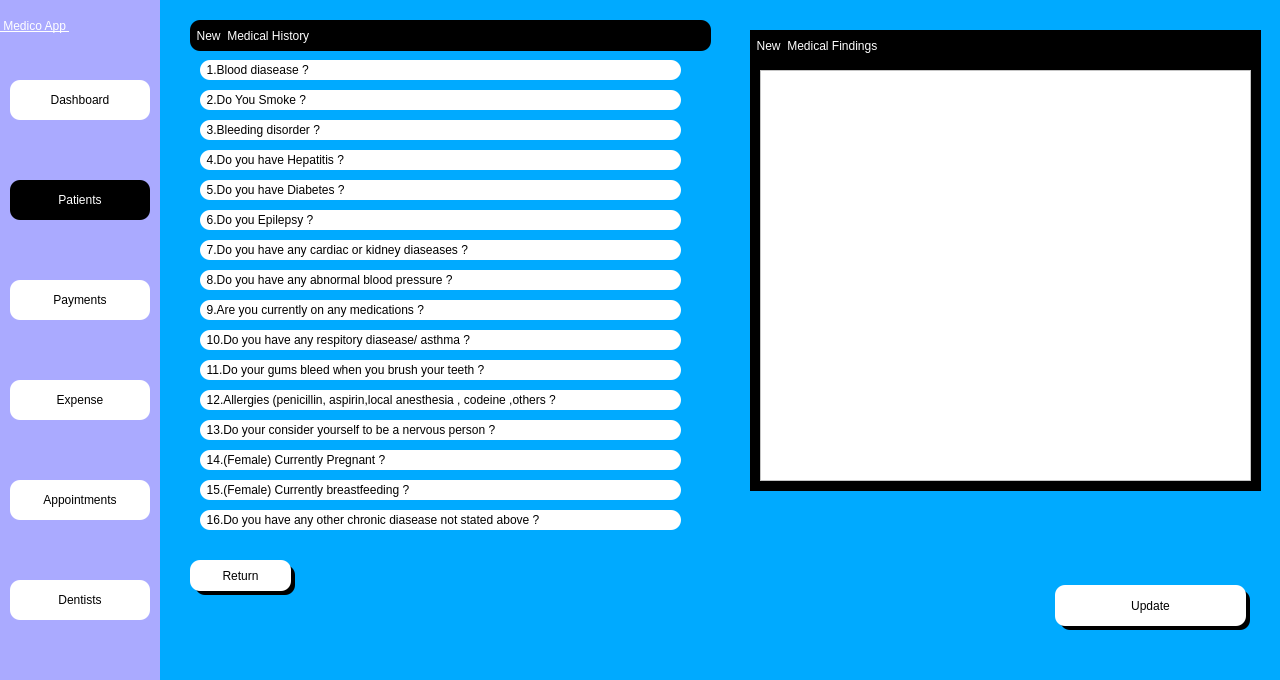
<?xml version="1.0" encoding="UTF-8"?>
<ui version="4.0">
 <class>Dialog</class>
 <widget class="QDialog" name="Dialog">
  <property name="geometry">
   <rect>
    <x>0</x>
    <y>0</y>
    <width>1280</width>
    <height>680</height>
   </rect>
  </property>
  <property name="windowTitle">
   <string>Dialog</string>
  </property>
  <property name="styleSheet">
   <string notr="true">background-color: rgb(0, 170, 255);</string>
  </property>
  <widget class="QWidget" name="side_bar" native="true">
   <property name="geometry">
    <rect>
     <x>0</x>
     <y>0</y>
     <width>160</width>
     <height>681</height>
    </rect>
   </property>
   <property name="styleSheet">
    <string notr="true">background-color: rgb(170, 170, 255);</string>
   </property>
   <widget class="QPushButton" name="dash_btn">
    <property name="geometry">
     <rect>
      <x>10</x>
      <y>80</y>
      <width>140</width>
      <height>40</height>
     </rect>
    </property>
    <property name="styleSheet">
     <string notr="true">QPushButton{


font:  14pt &quot;Segoe UI &quot;;
background-color: rgb(255, 255, 255);
border-top-left-radius:10px;
border-bottom-left-radius:10px;
border-top-right-radius:10px;
border-bottom-right-radius:10px;}
QPushButton:hover{
	background-color: rgb(161, 161, 161);
	color: rgb(255, 255, 255);
}QPushButton:focus{
	background-color: rgb(161, 161, 161);
	color: rgb(255, 255, 255);
}</string>
    </property>
    <property name="text">
     <string>Dashboard</string>
    </property>
    <property name="icon">
     <iconset>
      <normaloff>../Medico_modern/dashboard.png</normaloff>../Medico_modern/dashboard.png</iconset>
    </property>
   </widget>
   <widget class="QPushButton" name="appointment_btn">
    <property name="geometry">
     <rect>
      <x>10</x>
      <y>480</y>
      <width>140</width>
      <height>40</height>
     </rect>
    </property>
    <property name="styleSheet">
     <string notr="true">QPushButton{


font:  14pt &quot;Segoe UI &quot;;
background-color: rgb(255, 255, 255);
border-top-left-radius:10px;
border-bottom-left-radius:10px;
border-top-right-radius:10px;
border-bottom-right-radius:10px;}
QPushButton:hover{
	background-color: rgb(161, 161, 161);
	color: rgb(255, 255, 255);
}QPushButton:focus{
	background-color: rgb(161, 161, 161);
	color: rgb(255, 255, 255);
}</string>
    </property>
    <property name="text">
     <string>Appointments</string>
    </property>
    <property name="icon">
     <iconset>
      <normaloff>../Medico_modern/appointmentdownload (1).png</normaloff>../Medico_modern/appointmentdownload (1).png</iconset>
    </property>
   </widget>
   <widget class="QPushButton" name="dentist_btn">
    <property name="geometry">
     <rect>
      <x>10</x>
      <y>580</y>
      <width>140</width>
      <height>40</height>
     </rect>
    </property>
    <property name="styleSheet">
     <string notr="true">QPushButton{


font:  14pt &quot;Segoe UI &quot;;
background-color: rgb(255, 255, 255);
border-top-left-radius:10px;
border-bottom-left-radius:10px;
border-top-right-radius:10px;
border-bottom-right-radius:10px;}
QPushButton:hover{
	background-color: rgb(161, 161, 161);
	color: rgb(255, 255, 255);
}QPushButton:focus{
	background-color: rgb(161, 161, 161);
	color: rgb(255, 255, 255);
}</string>
    </property>
    <property name="text">
     <string>Dentists</string>
    </property>
    <property name="icon">
     <iconset>
      <normaloff>../Medico_modern/dentistimages.png</normaloff>../Medico_modern/dentistimages.png</iconset>
    </property>
   </widget>
   <widget class="QPushButton" name="payment_btn">
    <property name="geometry">
     <rect>
      <x>10</x>
      <y>280</y>
      <width>140</width>
      <height>40</height>
     </rect>
    </property>
    <property name="styleSheet">
     <string notr="true">QPushButton{


font:  14pt &quot;Segoe UI &quot;;
background-color: rgb(255, 255, 255);
border-top-left-radius:10px;
border-bottom-left-radius:10px;
border-top-right-radius:10px;
border-bottom-right-radius:10px;}
QPushButton:hover{
	background-color: rgb(161, 161, 161);
	color: rgb(255, 255, 255);
}QPushButton:focus{
	background-color: rgb(161, 161, 161);
	color: rgb(255, 255, 255);
}</string>
    </property>
    <property name="text">
     <string>Payments</string>
    </property>
    <property name="icon">
     <iconset>
      <normaloff>../Medico_modern/billingdownload (1).png</normaloff>../Medico_modern/billingdownload (1).png</iconset>
    </property>
   </widget>
   <widget class="QPushButton" name="expense_btn">
    <property name="geometry">
     <rect>
      <x>10</x>
      <y>380</y>
      <width>140</width>
      <height>40</height>
     </rect>
    </property>
    <property name="styleSheet">
     <string notr="true">QPushButton{


font:  14pt &quot;Segoe UI &quot;;
background-color: rgb(255, 255, 255);
border-top-left-radius:10px;
border-bottom-left-radius:10px;
border-top-right-radius:10px;
border-bottom-right-radius:10px;}
QPushButton:hover{
	background-color: rgb(161, 161, 161);
	color: rgb(255, 255, 255);
}QPushButton:focus{
	background-color: rgb(161, 161, 161);
	color: rgb(255, 255, 255);
}</string>
    </property>
    <property name="text">
     <string>Expense</string>
    </property>
    <property name="icon">
     <iconset>
      <normaloff>../Medico_modern/billingdownload (1).png</normaloff>../Medico_modern/billingdownload (1).png</iconset>
    </property>
   </widget>
   <widget class="QLabel" name="label_6">
    <property name="geometry">
     <rect>
      <x>0</x>
      <y>0</y>
      <width>161</width>
      <height>51</height>
     </rect>
    </property>
    <property name="focusPolicy">
     <enum>Qt::NoFocus</enum>
    </property>
    <property name="styleSheet">
     <string notr="true">font: 20pt &quot;MS Shell Dlg 2&quot;;
font: 75 20pt &quot;MS Shell Dlg 2&quot;;
text-decoration: underline;
font: 22pt &quot;MS Shell Dlg 2&quot;;
background-color: rgba(255, 255, 255,0);
color: rgb(255, 255, 255);
</string>
    </property>
    <property name="text">
     <string> Medico App </string>
    </property>
   </widget>
  </widget>
  <widget class="QPushButton" name="patient_btn">
   <property name="geometry">
    <rect>
     <x>10</x>
     <y>180</y>
     <width>140</width>
     <height>40</height>
    </rect>
   </property>
   <property name="styleSheet">
    <string notr="true">
QPushButton{


font:  14pt &quot;Segoe UI &quot;;
background-color: rgb(255, 255, 255);
border-top-left-radius:10px;
border-bottom-left-radius:10px;
border-top-right-radius:10px;
border-bottom-right-radius:10px;

	background-color: rgb(0, 0, 0);
	color: rgb(255, 255, 255);
}

QPushButton:hover{
	background-color: rgb(161, 161, 161);
	color: rgb(255, 255, 255);
}
QPushButton:focus{
	background-color: rgb(0, 0, 0);
	color: rgb(255, 255, 255);
}</string>
   </property>
   <property name="text">
    <string>Patients</string>
   </property>
   <property name="icon">
    <iconset>
     <normaloff>../Medico_modern/patientdownload .png</normaloff>../Medico_modern/patientdownload .png</iconset>
   </property>
  </widget>
  <widget class="QWidget" name="widget" native="true">
   <property name="geometry">
    <rect>
     <x>190</x>
     <y>20</y>
     <width>521</width>
     <height>521</height>
    </rect>
   </property>
   <property name="styleSheet">
    <string notr="true">font: 12pt &quot;MS Shell Dlg 2&quot;;

border-top-left-radius:10px;
border-bottom-left-radius:10px;
border-top-right-radius:10px;
border-bottom-right-radius:10px;
background-color: rgba(0, 0, 0,.5);
color: rgb(255, 255, 255);</string>
   </property>
   <widget class="QLabel" name="q1">
    <property name="geometry">
     <rect>
      <x>10</x>
      <y>40</y>
      <width>481</width>
      <height>20</height>
     </rect>
    </property>
    <property name="styleSheet">
     <string notr="true">color: rgb(0, 0, 0);
background-color: rgb(255, 255, 255);



font:  12pt &quot;Segoe UI &quot;;</string>
    </property>
    <property name="text">
     <string>  1.Blood diasease ?</string>
    </property>
   </widget>
   <widget class="QCheckBox" name="q1_y_check">
    <property name="geometry">
     <rect>
      <x>500</x>
      <y>40</y>
      <width>16</width>
      <height>20</height>
     </rect>
    </property>
    <property name="styleSheet">
     <string notr="true">QCheckBox{
	background-color: rgba(0, 0, 0,0);
}
QCheckBox:focus{
	background-color: rgb(161, 161, 161);
	color: rgb(255, 255, 255);
}</string>
    </property>
    <property name="text">
     <string/>
    </property>
   </widget>
   <widget class="QLabel" name="q2">
    <property name="geometry">
     <rect>
      <x>10</x>
      <y>70</y>
      <width>481</width>
      <height>20</height>
     </rect>
    </property>
    <property name="styleSheet">
     <string notr="true">color: rgb(0, 0, 0);
background-color: rgb(255, 255, 255);



font:  12pt &quot;Segoe UI &quot;;</string>
    </property>
    <property name="text">
     <string>  2.Do You Smoke ?</string>
    </property>
   </widget>
   <widget class="QCheckBox" name="q2_y_check">
    <property name="geometry">
     <rect>
      <x>500</x>
      <y>70</y>
      <width>16</width>
      <height>20</height>
     </rect>
    </property>
    <property name="styleSheet">
     <string notr="true">QCheckBox{
	background-color: rgba(0, 0, 0,0);
}
QCheckBox:focus{
	background-color: rgb(161, 161, 161);
	color: rgb(255, 255, 255);
}</string>
    </property>
    <property name="text">
     <string/>
    </property>
   </widget>
   <widget class="QLabel" name="q3">
    <property name="geometry">
     <rect>
      <x>10</x>
      <y>100</y>
      <width>481</width>
      <height>20</height>
     </rect>
    </property>
    <property name="styleSheet">
     <string notr="true">color: rgb(0, 0, 0);
background-color: rgb(255, 255, 255);



font:  12pt &quot;Segoe UI &quot;;</string>
    </property>
    <property name="text">
     <string>  3.Bleeding disorder ?</string>
    </property>
   </widget>
   <widget class="QCheckBox" name="q3_y_check">
    <property name="geometry">
     <rect>
      <x>500</x>
      <y>100</y>
      <width>16</width>
      <height>20</height>
     </rect>
    </property>
    <property name="styleSheet">
     <string notr="true">QCheckBox{
	background-color: rgba(0, 0, 0,0);
}
QCheckBox:focus{
	background-color: rgb(161, 161, 161);
	color: rgb(255, 255, 255);
}</string>
    </property>
    <property name="text">
     <string/>
    </property>
   </widget>
   <widget class="QLabel" name="q4">
    <property name="geometry">
     <rect>
      <x>10</x>
      <y>130</y>
      <width>481</width>
      <height>20</height>
     </rect>
    </property>
    <property name="styleSheet">
     <string notr="true">color: rgb(0, 0, 0);
background-color: rgb(255, 255, 255);



font:  12pt &quot;Segoe UI &quot;;</string>
    </property>
    <property name="text">
     <string>  4.Do you have Hepatitis ?</string>
    </property>
   </widget>
   <widget class="QCheckBox" name="q4_y_check">
    <property name="geometry">
     <rect>
      <x>500</x>
      <y>130</y>
      <width>16</width>
      <height>20</height>
     </rect>
    </property>
    <property name="styleSheet">
     <string notr="true">QCheckBox{
	background-color: rgba(0, 0, 0,0);
}
QCheckBox:focus{
	background-color: rgb(161, 161, 161);
	color: rgb(255, 255, 255);
}</string>
    </property>
    <property name="text">
     <string/>
    </property>
   </widget>
   <widget class="QLabel" name="q5">
    <property name="geometry">
     <rect>
      <x>10</x>
      <y>160</y>
      <width>481</width>
      <height>20</height>
     </rect>
    </property>
    <property name="styleSheet">
     <string notr="true">color: rgb(0, 0, 0);
background-color: rgb(255, 255, 255);



font:  12pt &quot;Segoe UI &quot;;</string>
    </property>
    <property name="text">
     <string>  5.Do you have Diabetes ?</string>
    </property>
   </widget>
   <widget class="QCheckBox" name="q5_y_check">
    <property name="geometry">
     <rect>
      <x>500</x>
      <y>160</y>
      <width>16</width>
      <height>20</height>
     </rect>
    </property>
    <property name="styleSheet">
     <string notr="true">QCheckBox{
	background-color: rgba(0, 0, 0,0);
}
QCheckBox:focus{
	background-color: rgb(161, 161, 161);
	color: rgb(255, 255, 255);
}</string>
    </property>
    <property name="text">
     <string/>
    </property>
   </widget>
   <widget class="QLabel" name="q6">
    <property name="geometry">
     <rect>
      <x>10</x>
      <y>190</y>
      <width>481</width>
      <height>20</height>
     </rect>
    </property>
    <property name="styleSheet">
     <string notr="true">color: rgb(0, 0, 0);
background-color: rgb(255, 255, 255);



font:  12pt &quot;Segoe UI &quot;;</string>
    </property>
    <property name="text">
     <string>  6.Do you Epilepsy ?</string>
    </property>
   </widget>
   <widget class="QCheckBox" name="q6_y_check">
    <property name="geometry">
     <rect>
      <x>500</x>
      <y>190</y>
      <width>16</width>
      <height>20</height>
     </rect>
    </property>
    <property name="styleSheet">
     <string notr="true">QCheckBox{
	background-color: rgba(0, 0, 0,0);
}
QCheckBox:focus{
	background-color: rgb(161, 161, 161);
	color: rgb(255, 255, 255);
}</string>
    </property>
    <property name="text">
     <string/>
    </property>
   </widget>
   <widget class="QLabel" name="q7">
    <property name="geometry">
     <rect>
      <x>10</x>
      <y>220</y>
      <width>481</width>
      <height>20</height>
     </rect>
    </property>
    <property name="styleSheet">
     <string notr="true">color: rgb(0, 0, 0);
background-color: rgb(255, 255, 255);



font:  12pt &quot;Segoe UI &quot;;</string>
    </property>
    <property name="text">
     <string>  7.Do you have any cardiac or kidney diaseases ?</string>
    </property>
   </widget>
   <widget class="QCheckBox" name="q7_y_check">
    <property name="geometry">
     <rect>
      <x>500</x>
      <y>220</y>
      <width>16</width>
      <height>20</height>
     </rect>
    </property>
    <property name="styleSheet">
     <string notr="true">QCheckBox{
	background-color: rgba(0, 0, 0,0);
}
QCheckBox:focus{
	background-color: rgb(161, 161, 161);
	color: rgb(255, 255, 255);
}</string>
    </property>
    <property name="text">
     <string/>
    </property>
   </widget>
   <widget class="QLabel" name="q8">
    <property name="geometry">
     <rect>
      <x>10</x>
      <y>250</y>
      <width>481</width>
      <height>20</height>
     </rect>
    </property>
    <property name="styleSheet">
     <string notr="true">color: rgb(0, 0, 0);
background-color: rgb(255, 255, 255);



font:  12pt &quot;Segoe UI &quot;;</string>
    </property>
    <property name="text">
     <string>  8.Do you have any abnormal blood pressure ?</string>
    </property>
   </widget>
   <widget class="QCheckBox" name="q8_y_check">
    <property name="geometry">
     <rect>
      <x>500</x>
      <y>250</y>
      <width>16</width>
      <height>20</height>
     </rect>
    </property>
    <property name="styleSheet">
     <string notr="true">QCheckBox{
	background-color: rgba(0, 0, 0,0);
}
QCheckBox:focus{
	background-color: rgb(161, 161, 161);
	color: rgb(255, 255, 255);
}</string>
    </property>
    <property name="text">
     <string/>
    </property>
   </widget>
   <widget class="QLabel" name="q9">
    <property name="geometry">
     <rect>
      <x>10</x>
      <y>280</y>
      <width>481</width>
      <height>20</height>
     </rect>
    </property>
    <property name="styleSheet">
     <string notr="true">color: rgb(0, 0, 0);
background-color: rgb(255, 255, 255);



font:  12pt &quot;Segoe UI &quot;;</string>
    </property>
    <property name="text">
     <string>  9.Are you currently on any medications ?</string>
    </property>
   </widget>
   <widget class="QCheckBox" name="q9_y_check">
    <property name="geometry">
     <rect>
      <x>500</x>
      <y>280</y>
      <width>16</width>
      <height>20</height>
     </rect>
    </property>
    <property name="styleSheet">
     <string notr="true">QCheckBox{
	background-color: rgba(0, 0, 0,0);
}
QCheckBox:focus{
	background-color: rgb(161, 161, 161);
	color: rgb(255, 255, 255);
}</string>
    </property>
    <property name="text">
     <string/>
    </property>
   </widget>
   <widget class="QLabel" name="q10">
    <property name="geometry">
     <rect>
      <x>10</x>
      <y>310</y>
      <width>481</width>
      <height>20</height>
     </rect>
    </property>
    <property name="styleSheet">
     <string notr="true">color: rgb(0, 0, 0);
background-color: rgb(255, 255, 255);



font:  12pt &quot;Segoe UI &quot;;</string>
    </property>
    <property name="text">
     <string>  10.Do you have any respitory diasease/ asthma ?</string>
    </property>
   </widget>
   <widget class="QCheckBox" name="q10_y_check">
    <property name="geometry">
     <rect>
      <x>500</x>
      <y>310</y>
      <width>16</width>
      <height>20</height>
     </rect>
    </property>
    <property name="styleSheet">
     <string notr="true">QCheckBox{
	background-color: rgba(0, 0, 0,0);
}
QCheckBox:focus{
	background-color: rgb(161, 161, 161);
	color: rgb(255, 255, 255);
}</string>
    </property>
    <property name="text">
     <string/>
    </property>
   </widget>
   <widget class="QLabel" name="q11">
    <property name="geometry">
     <rect>
      <x>10</x>
      <y>340</y>
      <width>481</width>
      <height>20</height>
     </rect>
    </property>
    <property name="styleSheet">
     <string notr="true">color: rgb(0, 0, 0);
background-color: rgb(255, 255, 255);



font:  12pt &quot;Segoe UI &quot;;</string>
    </property>
    <property name="text">
     <string>  11.Do your gums bleed when you brush your teeth ?</string>
    </property>
   </widget>
   <widget class="QCheckBox" name="q11_y_check">
    <property name="geometry">
     <rect>
      <x>500</x>
      <y>340</y>
      <width>16</width>
      <height>20</height>
     </rect>
    </property>
    <property name="styleSheet">
     <string notr="true">QCheckBox{
	background-color: rgba(0, 0, 0,0);
}
QCheckBox:focus{
	background-color: rgb(161, 161, 161);
	color: rgb(255, 255, 255);
}</string>
    </property>
    <property name="text">
     <string/>
    </property>
   </widget>
   <widget class="QLabel" name="q12">
    <property name="geometry">
     <rect>
      <x>10</x>
      <y>370</y>
      <width>481</width>
      <height>20</height>
     </rect>
    </property>
    <property name="styleSheet">
     <string notr="true">color: rgb(0, 0, 0);
background-color: rgb(255, 255, 255);



font:  12pt &quot;Segoe UI &quot;;</string>
    </property>
    <property name="text">
     <string>  12.Allergies (penicillin, aspirin,local anesthesia , codeine ,others ?</string>
    </property>
   </widget>
   <widget class="QCheckBox" name="q12_y_check">
    <property name="geometry">
     <rect>
      <x>500</x>
      <y>370</y>
      <width>16</width>
      <height>20</height>
     </rect>
    </property>
    <property name="styleSheet">
     <string notr="true">QCheckBox{
	background-color: rgba(0, 0, 0,0);
}
QCheckBox:focus{
	background-color: rgb(161, 161, 161);
	color: rgb(255, 255, 255);
}</string>
    </property>
    <property name="text">
     <string/>
    </property>
   </widget>
   <widget class="QLabel" name="q13">
    <property name="geometry">
     <rect>
      <x>10</x>
      <y>400</y>
      <width>481</width>
      <height>20</height>
     </rect>
    </property>
    <property name="styleSheet">
     <string notr="true">color: rgb(0, 0, 0);
background-color: rgb(255, 255, 255);



font:  12pt &quot;Segoe UI &quot;;</string>
    </property>
    <property name="text">
     <string>  13.Do your consider yourself to be a nervous person ?</string>
    </property>
   </widget>
   <widget class="QCheckBox" name="q13_y_check">
    <property name="geometry">
     <rect>
      <x>500</x>
      <y>400</y>
      <width>16</width>
      <height>20</height>
     </rect>
    </property>
    <property name="styleSheet">
     <string notr="true">QCheckBox{
	background-color: rgba(0, 0, 0,0);
}
QCheckBox:focus{
	background-color: rgb(161, 161, 161);
	color: rgb(255, 255, 255);
}</string>
    </property>
    <property name="text">
     <string/>
    </property>
   </widget>
   <widget class="QLabel" name="q14">
    <property name="geometry">
     <rect>
      <x>10</x>
      <y>430</y>
      <width>481</width>
      <height>20</height>
     </rect>
    </property>
    <property name="styleSheet">
     <string notr="true">color: rgb(0, 0, 0);
background-color: rgb(255, 255, 255);



font:  12pt &quot;Segoe UI &quot;;</string>
    </property>
    <property name="text">
     <string>  14.(Female) Currently Pregnant ?</string>
    </property>
   </widget>
   <widget class="QCheckBox" name="q14_y_check">
    <property name="geometry">
     <rect>
      <x>500</x>
      <y>430</y>
      <width>16</width>
      <height>20</height>
     </rect>
    </property>
    <property name="styleSheet">
     <string notr="true">QCheckBox{
	background-color: rgba(0, 0, 0,0);
}
QCheckBox:focus{
	background-color: rgb(161, 161, 161);
	color: rgb(255, 255, 255);
}</string>
    </property>
    <property name="text">
     <string/>
    </property>
   </widget>
   <widget class="QLabel" name="q15">
    <property name="geometry">
     <rect>
      <x>10</x>
      <y>460</y>
      <width>481</width>
      <height>20</height>
     </rect>
    </property>
    <property name="styleSheet">
     <string notr="true">color: rgb(0, 0, 0);
background-color: rgb(255, 255, 255);



font:  12pt &quot;Segoe UI &quot;;</string>
    </property>
    <property name="text">
     <string>  15.(Female) Currently breastfeeding ?</string>
    </property>
   </widget>
   <widget class="QCheckBox" name="q15_y_check">
    <property name="geometry">
     <rect>
      <x>500</x>
      <y>460</y>
      <width>16</width>
      <height>20</height>
     </rect>
    </property>
    <property name="styleSheet">
     <string notr="true">QCheckBox{
	background-color: rgba(0, 0, 0,0);
}
QCheckBox:focus{
	background-color: rgb(161, 161, 161);
	color: rgb(255, 255, 255);
}</string>
    </property>
    <property name="text">
     <string/>
    </property>
   </widget>
   <widget class="QLabel" name="q16">
    <property name="geometry">
     <rect>
      <x>10</x>
      <y>490</y>
      <width>481</width>
      <height>20</height>
     </rect>
    </property>
    <property name="styleSheet">
     <string notr="true">color: rgb(0, 0, 0);
background-color: rgb(255, 255, 255);



font:  12pt &quot;Segoe UI &quot;;</string>
    </property>
    <property name="text">
     <string>  16.Do you have any other chronic diasease not stated above ?</string>
    </property>
   </widget>
   <widget class="QCheckBox" name="q16_y_check">
    <property name="geometry">
     <rect>
      <x>500</x>
      <y>490</y>
      <width>16</width>
      <height>20</height>
     </rect>
    </property>
    <property name="styleSheet">
     <string notr="true">QCheckBox{
	background-color: rgba(0, 0, 0,0);
}
QCheckBox:focus{
	background-color: rgb(161, 161, 161);
	color: rgb(255, 255, 255);
}</string>
    </property>
    <property name="text">
     <string/>
    </property>
   </widget>
   <widget class="QLabel" name="findings_label_2">
    <property name="geometry">
     <rect>
      <x>0</x>
      <y>0</y>
      <width>521</width>
      <height>31</height>
     </rect>
    </property>
    <property name="styleSheet">
     <string notr="true">
color: rgb(255, 255, 255);
background-color: rgb(0, 0, 0);

font:  14pt &quot;Segoe UI &quot;;</string>
    </property>
    <property name="text">
     <string>  New  Medical History</string>
    </property>
   </widget>
  </widget>
  <widget class="QPushButton" name="save_pat">
   <property name="geometry">
    <rect>
     <x>1055</x>
     <y>585</y>
     <width>191</width>
     <height>41</height>
    </rect>
   </property>
   <property name="styleSheet">
    <string notr="true">QPushButton{


font:  14pt &quot;Segoe UI &quot;;
background-color: rgb(255, 255, 255);
border-top-left-radius:10px;
border-bottom-left-radius:10px;
border-top-right-radius:10px;
border-bottom-right-radius:10px;}
QPushButton:hover{
	background-color: rgb(161, 161, 161);
	color: rgb(255, 255, 255);
}QPushButton:focus{
	background-color: rgb(161, 161, 161);
	color: rgb(255, 255, 255);
}</string>
   </property>
   <property name="text">
    <string>Update</string>
   </property>
  </widget>
  <widget class="QPushButton" name="return_btn">
   <property name="geometry">
    <rect>
     <x>190</x>
     <y>560</y>
     <width>101</width>
     <height>31</height>
    </rect>
   </property>
   <property name="styleSheet">
    <string notr="true">QPushButton{


font:  14pt &quot;Segoe UI &quot;;
background-color: rgb(255, 255, 255);
border-top-left-radius:10px;
border-bottom-left-radius:10px;
border-top-right-radius:10px;
border-bottom-right-radius:10px;}
QPushButton:hover{
	background-color: rgb(161, 161, 161);
	color: rgb(255, 255, 255);
}QPushButton:focus{
	background-color: rgb(161, 161, 161);
	color: rgb(255, 255, 255);
}</string>
   </property>
   <property name="text">
    <string>Return</string>
   </property>
  </widget>
  <widget class="QLabel" name="label">
   <property name="geometry">
    <rect>
     <x>0</x>
     <y>-10</y>
     <width>1280</width>
     <height>720</height>
    </rect>
   </property>
   <property name="text">
    <string/>
   </property>
   <property name="pixmap">
    <pixmap>../Images/daniel-frank-wKbWAMlHgNo-unsplash.jpg</pixmap>
   </property>
   <property name="scaledContents">
    <bool>true</bool>
   </property>
  </widget>
  <widget class="QLabel" name="label_4">
   <property name="geometry">
    <rect>
     <x>195</x>
     <y>565</y>
     <width>100</width>
     <height>30</height>
    </rect>
   </property>
   <property name="styleSheet">
    <string notr="true">background-color: rgb(0, 0, 0);
font: 12pt &quot;MS Shell Dlg 2&quot;;
border-top-left-radius:10px;
border-bottom-left-radius:10px;
border-top-right-radius:10px;
border-bottom-right-radius:10px;
color: rgb(255, 255, 255);
</string>
   </property>
   <property name="text">
    <string/>
   </property>
  </widget>
  <widget class="QLabel" name="label_5">
   <property name="geometry">
    <rect>
     <x>1060</x>
     <y>590</y>
     <width>190</width>
     <height>40</height>
    </rect>
   </property>
   <property name="styleSheet">
    <string notr="true">background-color: rgb(0, 0, 0);
font: 12pt &quot;MS Shell Dlg 2&quot;;
border-top-left-radius:10px;
border-bottom-left-radius:10px;
border-top-right-radius:10px;
border-bottom-right-radius:10px;
color: rgb(255, 255, 255);
</string>
   </property>
   <property name="text">
    <string/>
   </property>
  </widget>
  <widget class="QWidget" name="widget_3" native="true">
   <property name="geometry">
    <rect>
     <x>750</x>
     <y>30</y>
     <width>511</width>
     <height>461</height>
    </rect>
   </property>
   <property name="styleSheet">
    <string notr="true">color: rgb(255, 255, 255);
background-color: rgb(0, 0, 0);</string>
   </property>
   <widget class="QLabel" name="findings_label_3">
    <property name="geometry">
     <rect>
      <x>0</x>
      <y>0</y>
      <width>351</width>
      <height>31</height>
     </rect>
    </property>
    <property name="styleSheet">
     <string notr="true">
color: rgb(255, 255, 255);
background-color: rgb(0, 0, 0);

font:  14pt &quot;Segoe UI &quot;;</string>
    </property>
    <property name="text">
     <string>  New  Medical Findings</string>
    </property>
   </widget>
   <widget class="QTextEdit" name="med_find_edit">
    <property name="geometry">
     <rect>
      <x>10</x>
      <y>40</y>
      <width>491</width>
      <height>411</height>
     </rect>
    </property>
    <property name="styleSheet">
     <string notr="true">QTextEdit:focus{
background-color: rgb(255, 255, 255);
}
QTextEdit{
background-color: rgb(255, 255, 255);
	font: 12pt &quot;Segoe UI&quot;;
	color: rgb(0, 0, 0);
}
</string>
    </property>
   </widget>
  </widget>
  <widget class="QLabel" name="label_2">
   <property name="geometry">
    <rect>
     <x>160</x>
     <y>0</y>
     <width>47</width>
     <height>13</height>
    </rect>
   </property>
   <property name="focusPolicy">
    <enum>Qt::ClickFocus</enum>
   </property>
   <property name="styleSheet">
    <string notr="true">QLabel{
	background-color: rgba(255, 255, 255,0);
}</string>
   </property>
   <property name="text">
    <string/>
   </property>
  </widget>
  <zorder>label</zorder>
  <zorder>side_bar</zorder>
  <zorder>patient_btn</zorder>
  <zorder>widget</zorder>
  <zorder>label_4</zorder>
  <zorder>return_btn</zorder>
  <zorder>label_5</zorder>
  <zorder>save_pat</zorder>
  <zorder>widget_3</zorder>
  <zorder>label_2</zorder>
 </widget>
 <tabstops>
  <tabstop>q1_y_check</tabstop>
  <tabstop>q2_y_check</tabstop>
  <tabstop>q3_y_check</tabstop>
  <tabstop>q4_y_check</tabstop>
  <tabstop>q5_y_check</tabstop>
  <tabstop>q6_y_check</tabstop>
  <tabstop>q7_y_check</tabstop>
  <tabstop>q8_y_check</tabstop>
  <tabstop>q9_y_check</tabstop>
  <tabstop>q10_y_check</tabstop>
  <tabstop>q11_y_check</tabstop>
  <tabstop>q12_y_check</tabstop>
  <tabstop>q13_y_check</tabstop>
  <tabstop>q14_y_check</tabstop>
  <tabstop>q15_y_check</tabstop>
  <tabstop>q16_y_check</tabstop>
  <tabstop>med_find_edit</tabstop>
  <tabstop>save_pat</tabstop>
  <tabstop>return_btn</tabstop>
  <tabstop>dash_btn</tabstop>
  <tabstop>patient_btn</tabstop>
  <tabstop>payment_btn</tabstop>
  <tabstop>expense_btn</tabstop>
  <tabstop>appointment_btn</tabstop>
  <tabstop>dentist_btn</tabstop>
 </tabstops>
 <resources/>
 <connections/>
</ui>
